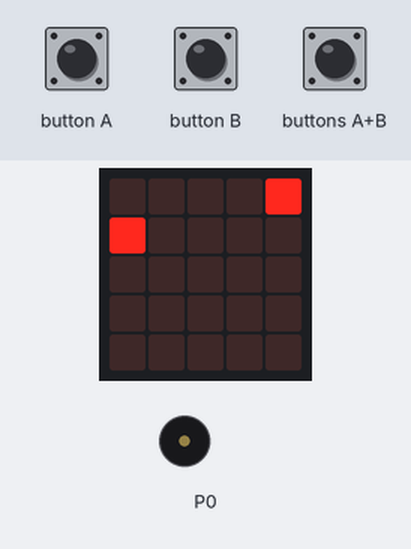
Bench run of a program on a simulated BBC micro:bit (MakeCode). On the bench: the board's 5×5 LED display, buzzer (waves = sounding). Random numbers come from a fixed seed.

Above: at 0.9 s.
At 1.7 s:
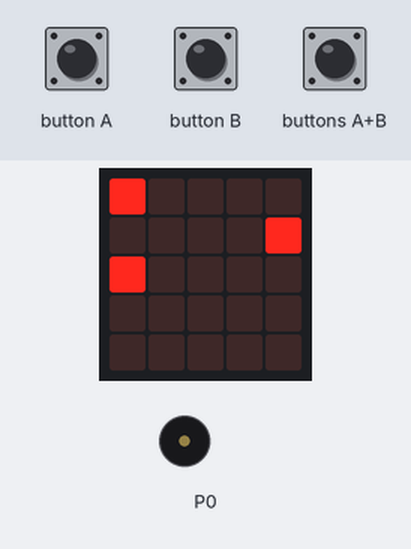
At 3.3 s:
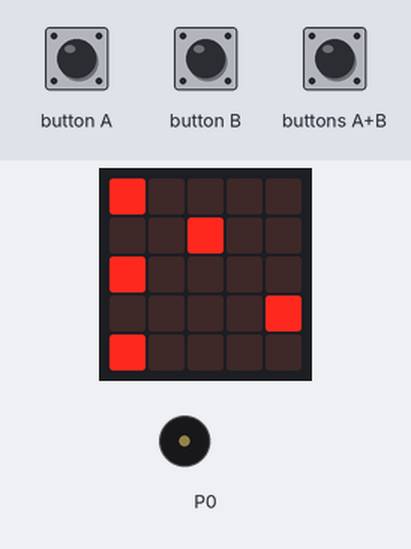
At 5.17 s:
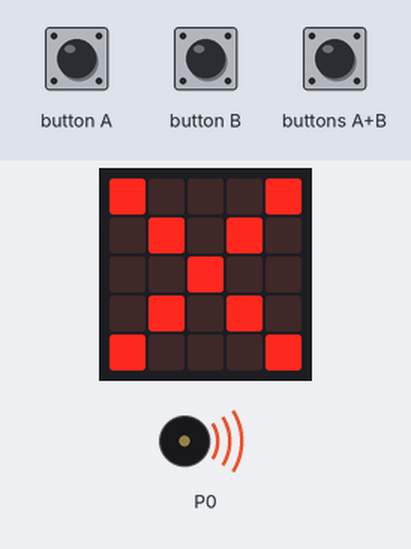
Timing chart, 0 to 8.4 s (numbered marks = the images above):
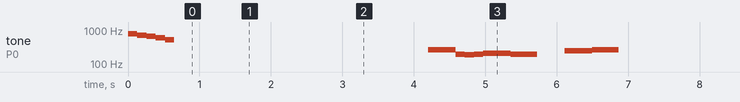

The program:

main.ts
```typescript
input.onButtonPressed(Button.A, function () {
    if (ゲームオーバー == 0) {
        if (led.point(0, 4)) {
            led.unplot(0, 4)
            music.startMelody(music.builtInMelody(Melodies.BaDing), MelodyOptions.Once)
        } else {
            ゲームオーバー = 1
        }
    }
})
input.onButtonPressed(Button.AB, function () {
    if (ゲームオーバー == 0) {
        if (led.point(2, 4)) {
            led.unplot(2, 4)
            music.startMelody(music.builtInMelody(Melodies.BaDing), MelodyOptions.Once)
        } else {
            ゲームオーバー = 1
        }
    }
})
input.onButtonPressed(Button.B, function () {
    if (ゲームオーバー == 0) {
        if (led.point(4, 4)) {
            led.unplot(4, 4)
            music.startMelody(music.builtInMelody(Melodies.BaDing), MelodyOptions.Once)
        } else {
            ゲームオーバー = 1
        }
    }
})
let ゲームオーバー = 0
let 拍子 = 5
let 速さ = 8
let 残り拍子 = 拍子
ゲームオーバー = 0
music.startMelody(music.builtInMelody(Melodies.JumpDown), MelodyOptions.Once)
for (let index = 0; index < 拍子 + 4; index++) {
    if (ゲームオーバー != 0) {
        break;
    }
    for (let X = 0; X <= 2; X++) {
        led.unplot(X * 2, 0)
    }
    if (残り拍子 > 0) {
        led.plot(randint(0, 2) * 2, 0)
        残り拍子 += -1
    }
    for (let index = 0; index < 速さ; index++) {
        basic.pause(100)
        if (ゲームオーバー != 0) {
            break;
        }
    }
    if (ゲームオーバー != 0) {
        break;
    }
    for (let X = 0; X <= 2; X++) {
        if (led.point(X * 2, 4)) {
            ゲームオーバー = 1
            break;
        }
    }
    for (let Y = 0; Y <= 3; Y++) {
        for (let X = 0; X <= 2; X++) {
            if (led.point(X * 2, 3 - Y)) {
                led.plot(X * 2, 4 - Y)
            } else {
                led.unplot(X * 2, 4 - Y)
            }
        }
    }
}
basic.pause(200)
if (ゲームオーバー == 0) {
    music.startMelody(music.builtInMelody(Melodies.Ode), MelodyOptions.Once)
    ゲームオーバー = 1
    for (let index = 0; index < 8; index++) {
        basic.showIcon(IconNames.Happy)
        basic.pause(400)
        basic.showIcon(IconNames.Surprised)
        basic.pause(400)
    }
    basic.showIcon(IconNames.Heart)
} else {
    music.startMelody(music.builtInMelody(Melodies.Punchline), MelodyOptions.Once)
    basic.showIcon(IconNames.No)
}
```

test.ts
```typescript
// テストはここに来ます。このパッケージが拡張機能として使用されるときにはコンパイルされません。
```

Measured:
- by itself, tone on P0: plays 784 Hz for 0.13 s, 698 Hz for 0.13 s, 659 Hz for 0.13 s, 587 Hz for 0.13 s, 523 Hz for 0.13 s, 262 Hz for 0.38 s … (13 notes in this stretch)
- what the display in image 0 shows lasts 0.8 s, from 0.8 s to 1.6 s
